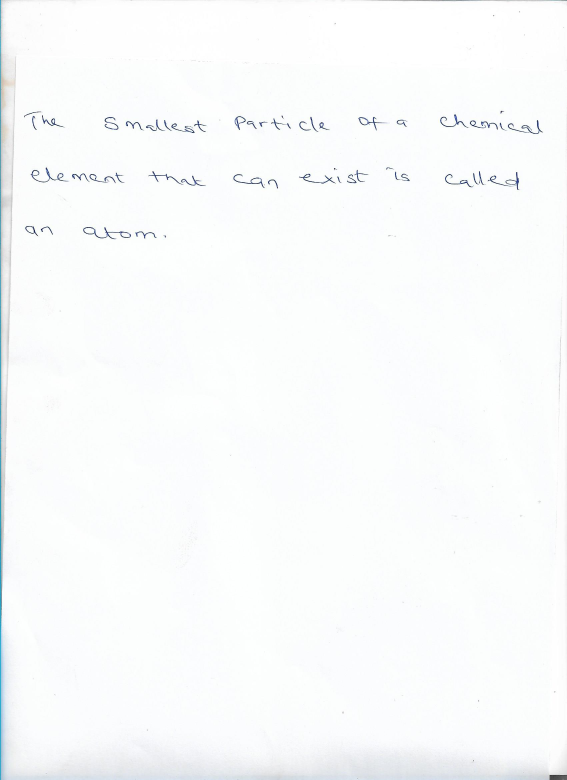
#> input picture train_data/train/eng_AF_103.jpg, 1700 x 2338 px, given in place of eng_AF_001.jpg, which was not available (shown at 1/3 size)
$ python otsuBinarization.py
#> lines starting #> are read from the running program, lines starting #| are printed output that depends on the picture; after the words box and inside, x2 and y2 are one past the last pixel; in counts of white or black regions, pixels touching at a corner belong together; pictures that were not available may be replaced by others from this repository, and a replacement may not be noted
import numpy as np
import cv2 as cv
from matplotlib import pyplot as plt
train_names=['eng_AF_001']
ext='.jpg'
#test_names=['eng_AF_001']
img = cv.imread('../train_data/train/'+train_names[0]+ext, cv.IMREAD_GRAYSCALE)
#> img: shape (2338, 1700); min 0, max 255, mean 250.6
assert img is not None, "file could not be read, check with os.path.exists()"


gaussian_blur = cv.GaussianBlur(img, (7,7), 0)
ret_gaussian, th_gaussian = cv.threshold(gaussian_blur, 0, 255, cv.THRESH_BINARY + cv.THRESH_OTSU)
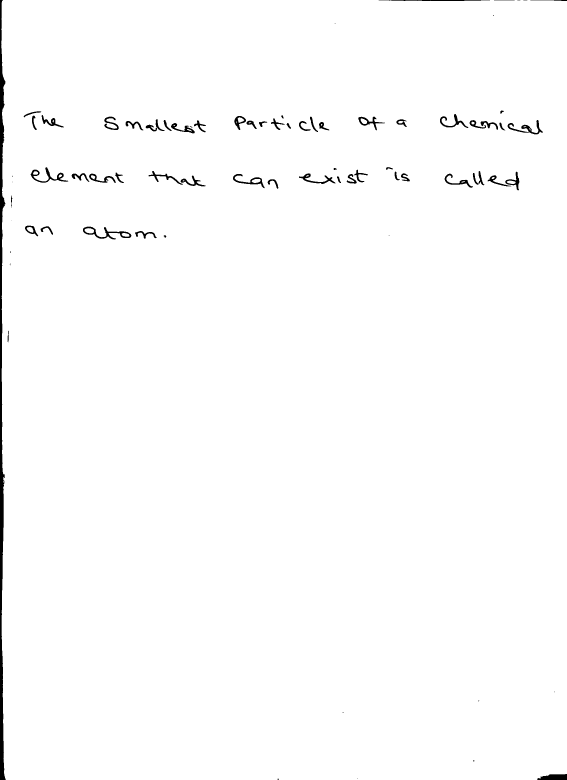
#> th_gaussian: shape (2338, 1700) (shown at 1/3 size); 98.9% white; 76 black regions (17 under 20 px), largest, box (x1, y1, x2, y2) and area: (0, 0, 17, 2338) 18230, (249, 680, 394, 719) 1417, (92, 502, 205, 548) 1237
#> ret_gaussian = 209

# Apply Median Blur
median_blur = cv.medianBlur(img, 3)
ret_median, th_median = cv.threshold(median_blur, 0, 255, cv.THRESH_BINARY + cv.THRESH_OTSU)
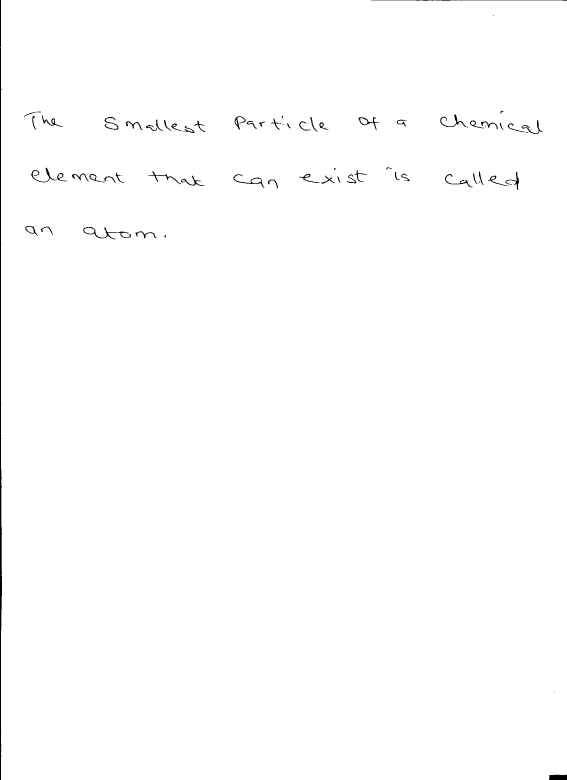
#> th_median: shape (2338, 1700) (shown at 1/3 size); 99.4% white; 83 black regions (20 under 20 px), largest, box (x1, y1, x2, y2) and area: (0, 0, 6, 2338) 7865, (1647, 2324, 1700, 2338) 692, (1113, 0, 1700, 2) 668
#> ret_median = 182

# Apply Bilateral Filter
bilateral_blur = cv.bilateralFilter(img, 9, 75, 75)
ret_bilateral, th_bilateral = cv.threshold(bilateral_blur, 0, 255, cv.THRESH_BINARY + cv.THRESH_OTSU)
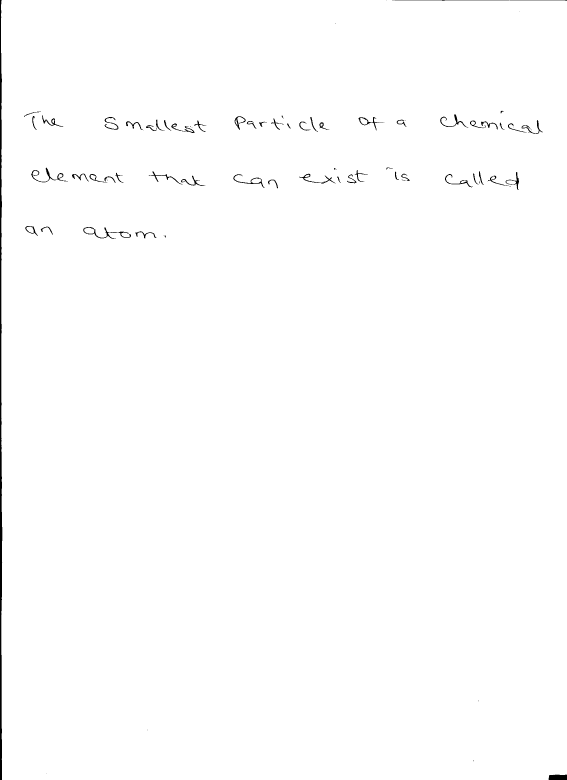
#> th_bilateral: shape (2338, 1700) (shown at 1/3 size); 99.4% white; 87 black regions (29 under 20 px), largest, box (x1, y1, x2, y2) and area: (0, 0, 7, 2338) 10962, (250, 681, 393, 717) 750, (1646, 2324, 1700, 2338) 713
#> ret_bilateral = 189

# Plot the results for comparison
titles = ['Original Image', 'Gaussian Blur + Otsu', 'Median Blur + Otsu', 'Bilateral Filter + Otsu']
images = [img, th_gaussian, th_median, th_bilateral]

plt.figure(figsize=(10, 8))
for i in range(4):
    plt.subplot(2, 2, i + 1)
    plt.imshow(images[i], 'gray')
    plt.title(titles[i])
    plt.axis('off')

plt.tight_layout()
plt.show()
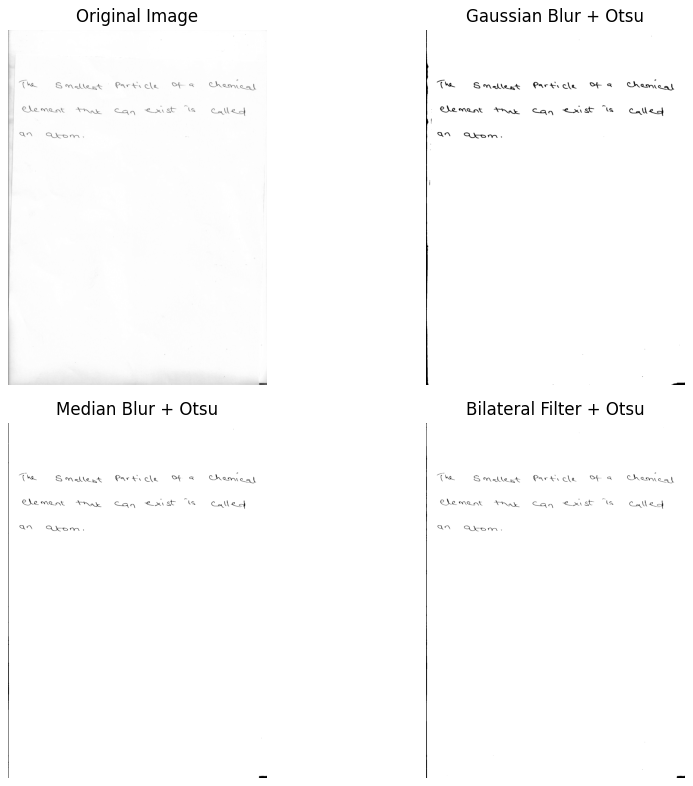
#> figure drawn by matplotlib, 4 panels
